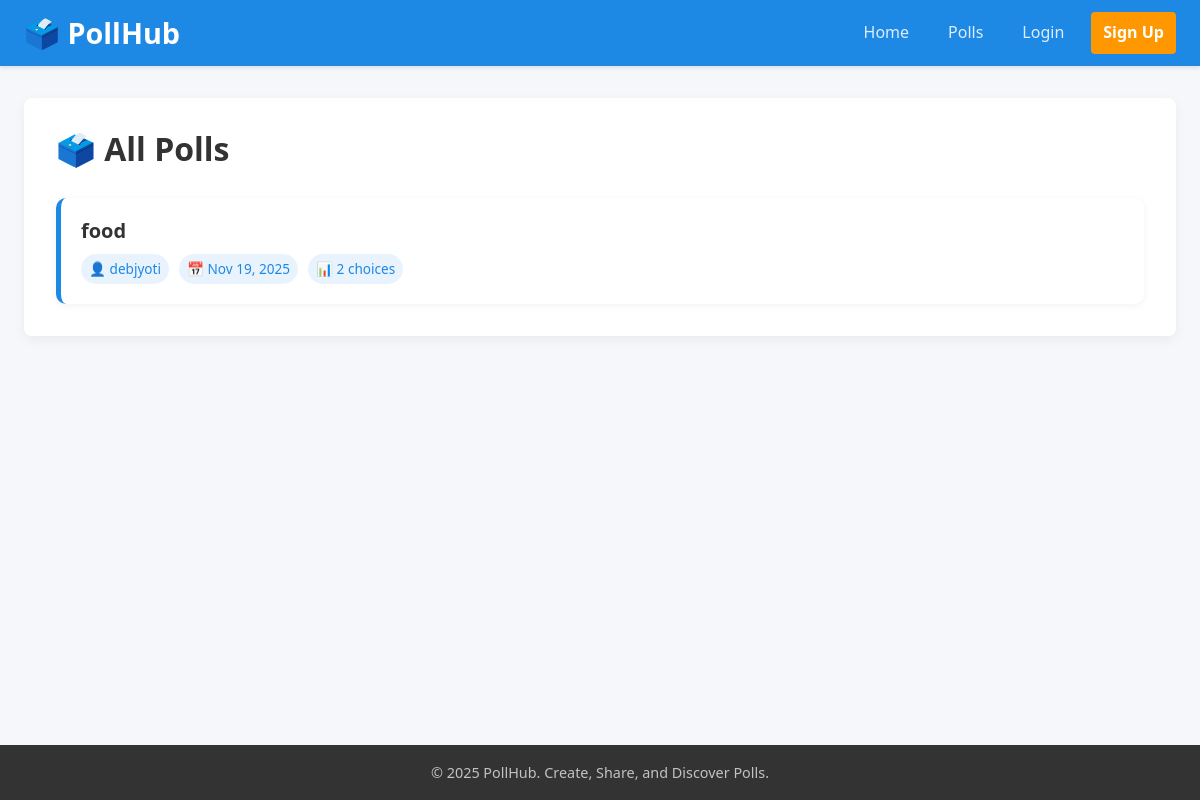
The page /polls/ on the database as committed earlier.
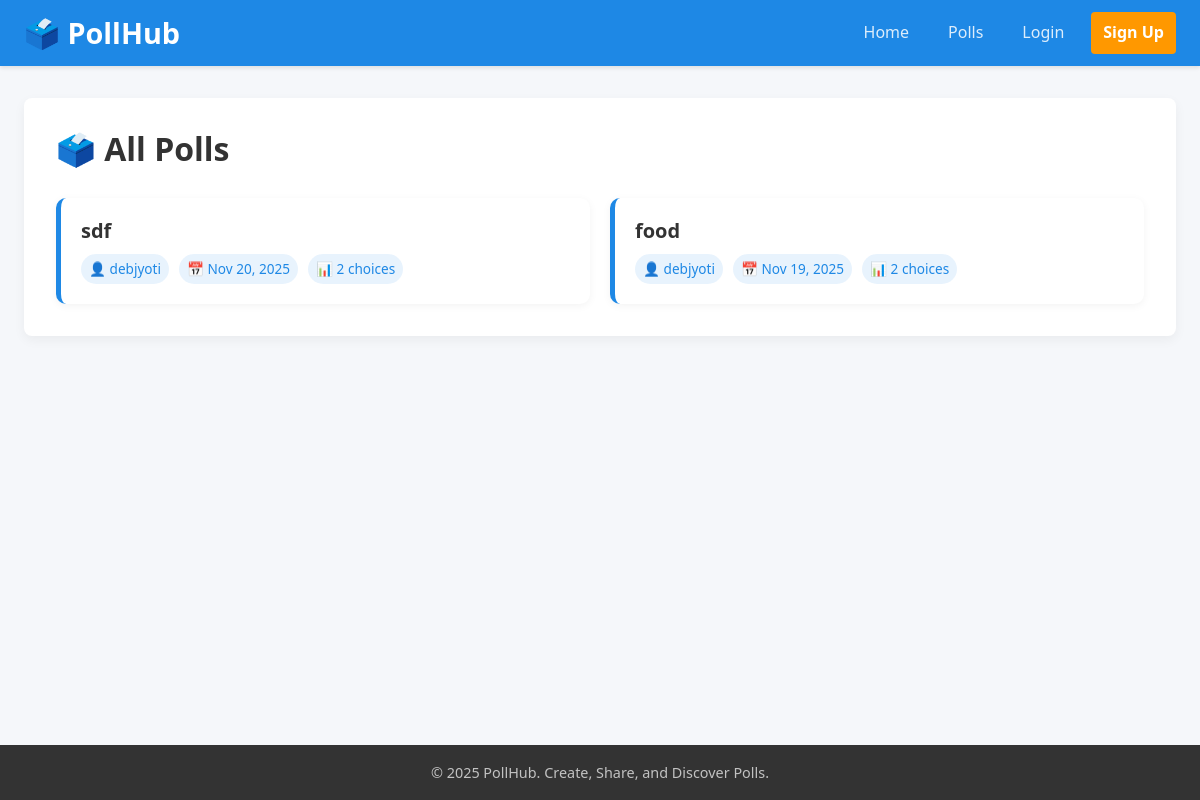
The same page on the database as committed later.
### polls/models.py (models this page shows, shortened)
class Poll(models.Model):
    question = models.CharField(max_length=255)
    is_public = models.BooleanField(default=True)
    created_at = models.DateTimeField(auto_now_add=True)
    owner = models.ForeignKey(User, on_delete=models.CASCADE, related_name='polls', null=True, blank=True)
    slug = models.SlugField(unique=True, blank=True)
    private_code = models.UUIDField(default=uuid.uuid4, unique=True)

class User(models.Model):
    username = models.CharField(max_length=255)
    email = models.EmailField(unique=True)
    password = models.CharField(max_length=255)
    super_user = models.BooleanField(default=False)
    created_at = models.DateTimeField(auto_now_add=True)

### polls/views.py (the view)
# urls.py: path('polls/', views.poll_list, name='poll_list'),
def poll_list(request):
    polls = Poll.objects.select_related('owner').prefetch_related('choices').filter(is_public=True).order_by('-created_at')
    return render(request, 'polls/poll_list.html', {'polls': polls})

### polls/context_processors.py (called while the page is built, shortened)
def current_user(request):
    user_id = request.session.get('user_id')
    print(f"DEBUG: context_processor - session user_id: {user_id}")
    return {'current_user': None}

### frontend/templates/polls/poll_list.html (shortened to what this page needs)
{% extends 'base.html' %}
{% block content %}
<div class="list-header">
    <h1 class="page-title">🗳️ All Polls</h1>
</div>
<div class="poll-list-grid">
    {% for poll in polls %}
        <div class="poll-card">
            <h3 class="poll-question">
                <a href="{% url 'poll_detail' poll.slug %}" class="poll-link">
                    {{ poll.question }}
                </a>
            </h3>
            <div class="poll-meta">
                <span class="meta-tag meta-tag-info">
                    👤 {{ poll.owner.username|default:"Anonymous" }}
                </span>
                <span class="meta-tag meta-tag-info">
                    📅 {{ poll.created_at|date:"M d, Y" }}
                </span>
                <span class="meta-tag meta-tag-info">
                    📊 {{ poll.choices.count }} choices
                </span>
                </div>
        </div>
    {% endfor %}
</div>
{% endblock %}

### frontend/templates/base.html (shortened to what this page needs)
{% load static %}
<!DOCTYPE html>
<html lang="en">
<head>
    <link rel="stylesheet" href="{% static 'css/style.css' %}">
</head>
<body>
    <div class="container-wrapper">
        <header class="navbar">
            <div class="navbar-content">
                <div class="navbar-brand">
                    <h1 class="brand-logo">🗳️ PollHub</h1>
                </div>
                <nav class="navbar-menu">
                    <a href="{% url 'home' %}" class="nav-link">Home</a>
                    <a href="{% url 'poll_list' %}" class="nav-link">Polls</a>
                    {% if current_user %}
                        <a href="{% url 'create_poll' %}" class="nav-link nav-link-highlight">Create Poll</a>
                        <a href="{% url 'my_polls' %}" class="nav-link">My Polls</a>
                        {% if current_user.super_user %}
                            <a href="/api/polls/" target="_blank" class="nav-link">⚙️ API</a>
                        {% endif %}
                        <span class="nav-user">👋 {{ current_user.username }}</span>
                        <a href="{% url 'logout' %}" class="nav-link nav-logout">Logout</a>
                    {% else %}
                        <a href="{% url 'login' %}" class="nav-link">Login</a>
                        <a href="{% url 'register' %}" class="nav-link nav-link-highlight">Sign Up</a>
                    {% endif %}
                </nav>
            </div>
        </header>
        <main class="main-content">
            <div class="content-card">
                {% block content %}{% endblock %}
            </div>
        </main>
        <footer class="footer">
            <div class="footer-content">
                <p>&copy; 2025 PollHub. Create, Share, and Discover Polls.</p>
            </div>
        </footer>
    </div>
</body>
</html>

### frontend/static/css/style.css (style rules this page uses)
:root { --color-primary: #1e88e5; --color-secondary: #ff9800; --color-text-dark: #333; --color-text-light: #fff; --color-background: #f5f7fa; --color-card-bg: #fff; --color-border: #ddd; --color-success: #4caf50; --color-error: #f44336; --color-warning: #ffc107; --color-info: #2196f3; --font-family: 'Segoe UI', Tahoma, Geneva, Verdana, sans-serif; }
* { box-sizing: border-box; margin: 0; padding: 0; }
html { height: 100%; }
body { font-family: var(--font-family); line-height: 1.6; color: var(--color-text-dark); background-color: var(--color-background); min-height: 100vh; }
h1, h2, h3 { line-height: 1.2; }
.container-wrapper { display: flex; flex-direction: column; min-height: 100vh; }
.main-content { flex-grow: 1; padding: 2rem 1.5rem; max-width: 1200px; margin: 0 auto; width: 100%; }
.content-card { background-color: var(--color-card-bg); padding: 2rem; border-radius: 8px; box-shadow: 0 4px 12px rgba(0, 0, 0, 0.05); }
.navbar { background-color: var(--color-primary); box-shadow: 0 2px 4px rgba(0, 0, 0, 0.1); padding: 0.75rem 0; position: sticky; top: 0; z-index: 1000; }
.navbar-content { max-width: 1200px; margin: 0 auto; padding: 0 1.5rem; display: flex; justify-content: space-between; align-items: center; }
.brand-logo { color: var(--color-text-light); font-size: 1.8rem; margin: 0; }
.navbar-menu { display: flex; align-items: center; gap: 15px; }
.nav-link { color: rgba(255, 255, 255, 0.85); text-decoration: none; padding: 0.5rem 0.75rem; border-radius: 4px; transition: background-color 0.2s, color 0.2s; font-weight: 500; }
.nav-link-highlight { background-color: var(--color-secondary); color: var(--color-text-light); font-weight: bold; }
.list-header { display: flex; justify-content: space-between; align-items: center; margin-bottom: 30px; }
.poll-list-grid { display: grid; grid-template-columns: repeat(auto-fit, minmax(300px, 1fr)); gap: 20px; }
.poll-card { background-color: var(--color-card-bg); padding: 20px; border-radius: 10px; border-left: 5px solid var(--color-primary); box-shadow: 0 2px 8px rgba(0, 0, 0, 0.05); transition: transform 0.2s, box-shadow 0.2s; }
.poll-question { font-size: 1.25rem; margin-top: 0; margin-bottom: 10px; line-height: 1.3; }
.poll-link { text-decoration: none; color: var(--color-text-dark); transition: color 0.2s; }
.poll-meta { display: flex; gap: 10px; font-size: 0.85rem; color: #6a737d; flex-wrap: wrap; margin-top: 10px; }
.meta-tag { padding: 4px 8px; border-radius: 15px; font-weight: 500; }
.meta-tag-info { background: rgba(30, 136, 229, 0.1); color: var(--color-primary); }
.footer { background-color: #333; color: rgba(255, 255, 255, 0.7); padding: 1rem 0; text-align: center; margin-top: auto; }
.footer-content { max-width: 1200px; margin: 0 auto; padding: 0 1.5rem; }
.footer p { margin: 0; font-size: 0.9rem; }

Rows that differ between the two databases and show on the page:
added Poll: question "sdf", owner.username "debjyoti", created_at "Nov 20, 2025", choices.count "2"
